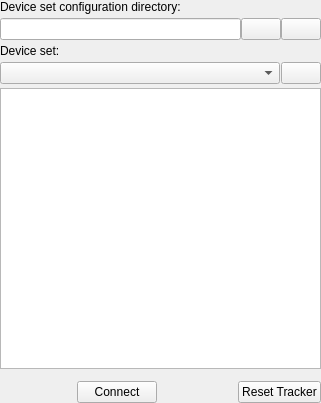
<?xml version="1.0" encoding="UTF-8"?>
<ui version="4.0">
 <class>DeviceSetSelectorWidget</class>
 <widget class="QWidget" name="DeviceSetSelectorWidget">
  <property name="geometry">
   <rect>
    <x>0</x>
    <y>0</y>
    <width>321</width>
    <height>403</height>
   </rect>
  </property>
  <property name="windowTitle">
   <string>Plus Device Set Selector</string>
  </property>
  <layout class="QGridLayout" name="gridLayout">
   <property name="leftMargin">
    <number>0</number>
   </property>
   <property name="topMargin">
    <number>0</number>
   </property>
   <property name="rightMargin">
    <number>0</number>
   </property>
   <property name="bottomMargin">
    <number>0</number>
   </property>
   <property name="spacing">
    <number>4</number>
   </property>
   <item row="0" column="0">
    <widget class="QLabel" name="label_ConfigurationDirectory">
     <property name="text">
      <string>Device set configuration directory:</string>
     </property>
    </widget>
   </item>
   <item row="1" column="0">
    <layout class="QHBoxLayout" name="horizontalLayout">
     <property name="spacing">
      <number>0</number>
     </property>
     <item>
      <widget class="QLineEdit" name="lineEdit_ConfigurationDirectory">
       <property name="readOnly">
        <bool>true</bool>
       </property>
      </widget>
     </item>
     <item>
      <widget class="QPushButton" name="pushButton_OpenConfigurationDirectory">
       <property name="toolTip">
        <string>Select other device set configuration directory</string>
       </property>
       <property name="text">
        <string/>
       </property>
       <property name="icon">
        <iconset resource="PlusCommonWidgets.qrc">
         <normaloff>:/icons/Resources/icon_OpenFile.png</normaloff>:/icons/Resources/icon_OpenFile.png</iconset>
       </property>
      </widget>
     </item>
     <item>
      <widget class="QPushButton" name="pushButton_RefreshFolder">
       <property name="toolTip">
        <string>Refresh device set list from currently selected configuration directory</string>
       </property>
       <property name="text">
        <string/>
       </property>
       <property name="icon">
        <iconset resource="PlusCommonWidgets.qrc">
         <normaloff>:/icons/Resources/icon_Refresh.png</normaloff>:/icons/Resources/icon_Refresh.png</iconset>
       </property>
      </widget>
     </item>
    </layout>
   </item>
   <item row="2" column="0">
    <widget class="QLabel" name="label_DeviceSet">
     <property name="text">
      <string>Device set:</string>
     </property>
    </widget>
   </item>
   <item row="6" column="0">
    <spacer name="verticalSpacer_2">
     <property name="orientation">
      <enum>Qt::Vertical</enum>
     </property>
     <property name="sizeType">
      <enum>QSizePolicy::Fixed</enum>
     </property>
     <property name="sizeHint" stdset="0">
      <size>
       <width>258</width>
       <height>8</height>
      </size>
     </property>
    </spacer>
   </item>
   <item row="7" column="0">
    <layout class="QHBoxLayout" name="horizontalLayout_2">
     <item>
      <spacer name="horizontalSpacer_2">
       <property name="orientation">
        <enum>Qt::Horizontal</enum>
       </property>
       <property name="sizeHint" stdset="0">
        <size>
         <width>40</width>
         <height>20</height>
        </size>
       </property>
      </spacer>
     </item>
     <item>
      <widget class="QPushButton" name="pushButton_Connect">
       <property name="text">
        <string>Connect</string>
       </property>
       <property name="icon">
        <iconset resource="PlusCommonWidgets.qrc">
         <normaloff>:/icons/Resources/icon_Connect.png</normaloff>:/icons/Resources/icon_Connect.png</iconset>
       </property>
      </widget>
     </item>
     <item>
      <spacer name="horizontalSpacer">
       <property name="orientation">
        <enum>Qt::Horizontal</enum>
       </property>
       <property name="sizeHint" stdset="0">
        <size>
         <width>40</width>
         <height>20</height>
        </size>
       </property>
      </spacer>
     </item>
     <item>
      <widget class="QPushButton" name="pushButton_ResetTracker">
       <property name="text">
        <string>Reset Tracker</string>
       </property>
      </widget>
     </item>
    </layout>
   </item>
   <item row="5" column="0">
    <widget class="QTextEdit" name="textEdit_Description">
     <property name="sizePolicy">
      <sizepolicy hsizetype="MinimumExpanding" vsizetype="MinimumExpanding">
       <horstretch>0</horstretch>
       <verstretch>0</verstretch>
      </sizepolicy>
     </property>
     <property name="frameShadow">
      <enum>QFrame::Plain</enum>
     </property>
     <property name="readOnly">
      <bool>true</bool>
     </property>
    </widget>
   </item>
   <item row="3" column="0">
    <layout class="QHBoxLayout" name="horizontalLayout_3">
     <property name="spacing">
      <number>1</number>
     </property>
     <item>
      <widget class="QComboBox" name="comboBox_DeviceSet">
       <property name="sizePolicy">
        <sizepolicy hsizetype="Expanding" vsizetype="Fixed">
         <horstretch>0</horstretch>
         <verstretch>0</verstretch>
        </sizepolicy>
       </property>
       <property name="maxVisibleItems">
        <number>35</number>
       </property>
      </widget>
     </item>
     <item>
      <widget class="QPushButton" name="pushButton_EditConfiguration">
       <property name="toolTip">
        <string>Edit configuration file</string>
       </property>
       <property name="text">
        <string/>
       </property>
       <property name="icon">
        <iconset resource="PlusCommonWidgets.qrc">
         <normaloff>:/icons/Resources/icon_Edit.png</normaloff>:/icons/Resources/icon_Edit.png</iconset>
       </property>
      </widget>
     </item>
    </layout>
   </item>
  </layout>
 </widget>
 <resources>
  <include location="PlusCommonWidgets.qrc"/>
 </resources>
 <connections/>
</ui>
